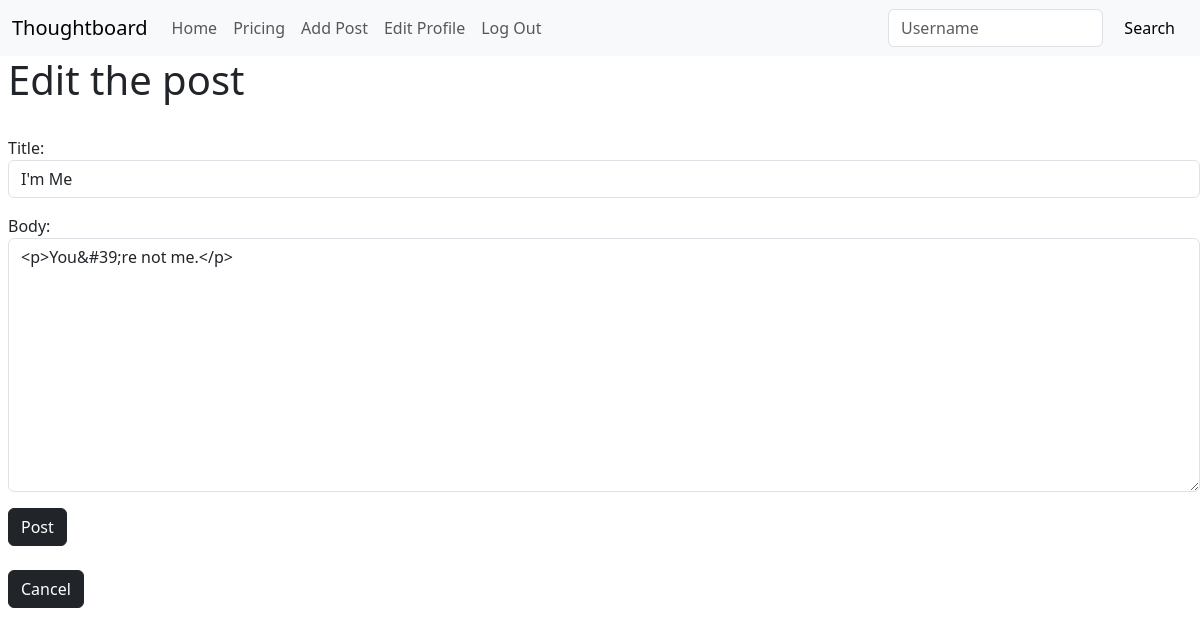
Before: /article/edit/26 (signed in) with the older database file.
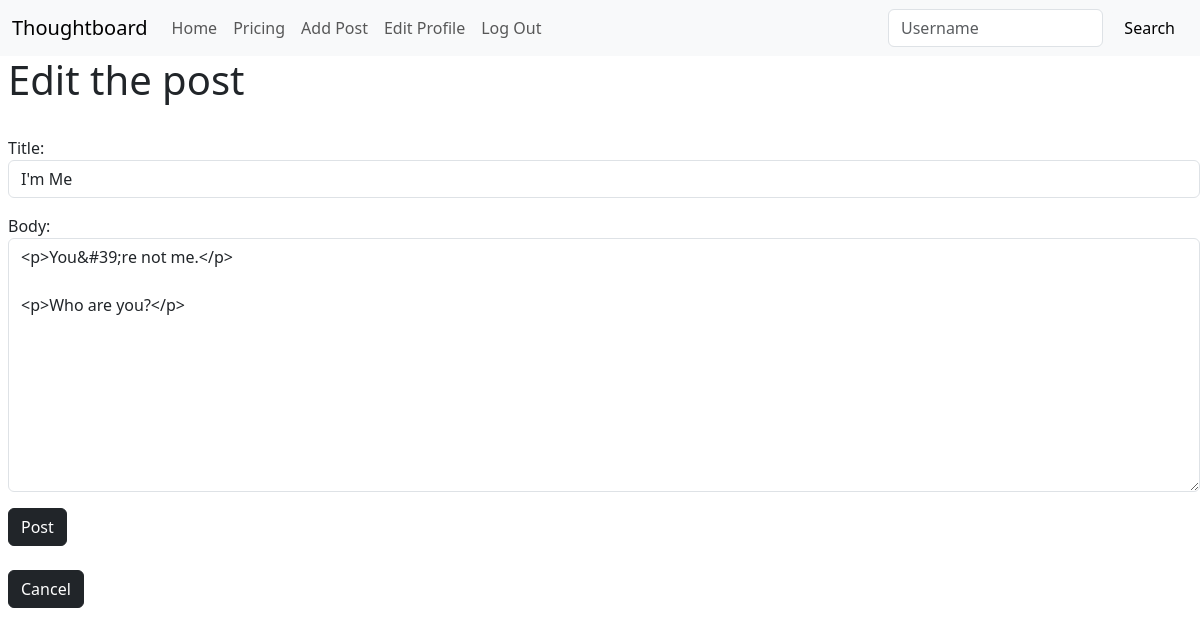
After: the same page with the newer database file.
### theblog/models.py (models this page shows, shortened)
class Post(models.Model):
    title = models.CharField(max_length=255)
    author = models.ForeignKey(User, on_delete=models.CASCADE)
    body = RichTextField(blank=True, null=True)
    published_date = models.DateField(default=timezone.now)

### theblog/views.py (the view, shortened to what this page needs)
# urls.py: path("article/edit/<int:pk>", UpdatePostView.as_view(), name="update_post"),
class UpdatePostView(UpdateView):
    model = Post
    template_name = "update_post.html"
    form_class = EditForm

### theblog/forms.py
class EditForm(forms.ModelForm):
    class Meta:
        model = Post
        fields = ("title", "body")
        widgets = {
            "title": forms.TextInput(attrs={"class": "form-control"}),
            "body": forms.Textarea(attrs={"class": "form-control"}),
        }

### theblog/templates/update_post.html (shortened to what this page needs)
{% extends 'base.html' %}
{% block content %}
{% if user.is_authenticated and user.username == post.author.username%}
<h1>Edit the post</h1>
<br>
<form method="POST">
    {{ form.as_p }}
    <button class="btn btn-dark">Post</button>
</form>
<br>
<a href="{%url 'article-details' post.pk%}"> <button class="btn btn-dark">Cancel</button></a>
{%endif%}
{% endblock %}

Changed rows visible on the page:
changed Post "I'm Me": body "<p>You&#39;re not me.</p>" → "<p>You&#39;re not me.</p> <p>Who are you?</p>"
